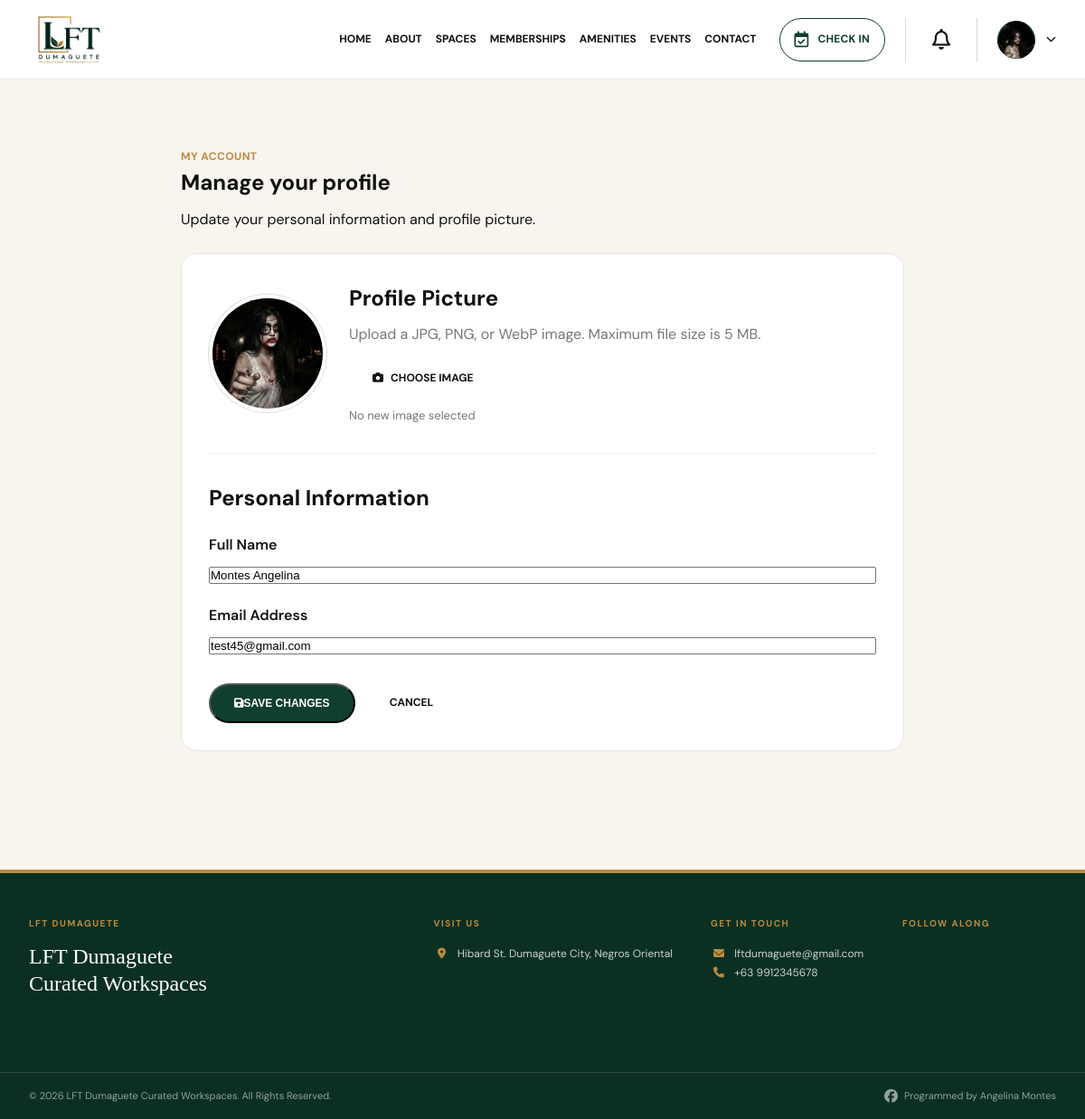
The page /Dashboard/account.php (signed in) on the database its author committed.
### tables this page shows
CREATE TABLE `users` (
  `id` int(10) UNSIGNED NOT NULL,
  `name` varchar(120) NOT NULL,
  `email` varchar(190) NOT NULL,
  `password_hash` varchar(255) NOT NULL,
  `role` enum('customer','staff','admin') NOT NULL DEFAULT 'customer',
  `phone` varchar(40) NOT NULL DEFAULT '',
  `created_at` timestamp NOT NULL DEFAULT current_timestamp(),
  `updated_at` timestamp NOT NULL DEFAULT current_timestamp() ON UPDATE current_timestamp(),
  `profile_image` varchar(255) DEFAULT NULL
);

CREATE TABLE `site_settings` (
  `id` tinyint(3) UNSIGNED NOT NULL,
  `website_name` varchar(160) NOT NULL DEFAULT 'LFT Dumaguete',
  `email` varchar(190) NOT NULL DEFAULT 'lftdumaguete@gmail.com',
  `phone` varchar(40) NOT NULL DEFAULT '+63 9912345678',
  `address` varchar(255) NOT NULL DEFAULT 'Hibard St. Dumaguete City, Negros Oriental',
  `facebook` varchar(255) NOT NULL DEFAULT '',
  `instagram` varchar(255) NOT NULL DEFAULT '',
  `updated_at` timestamp NOT NULL DEFAULT current_timestamp() ON UPDATE current_timestamp()
);

### Includes/db.php (called while the page is built, shortened)
<?php
function db(): PDO
{
    static $connection;
    if ($connection instanceof PDO) {
        return $connection;
    }
    $host = '127.0.0.1';
    $database = 'lft_dumaguete';
    $username = 'root';
    $password = '';
    $charset = 'utf8mb4';
    $dsn = "mysql:host={$host};dbname={$database};charset={$charset}";
    $connection = new PDO(
        $dsn,
        $username,
        $password,
        [
            PDO::ATTR_ERRMODE => PDO::ERRMODE_EXCEPTION,
            PDO::ATTR_DEFAULT_FETCH_MODE => PDO::FETCH_ASSOC,
            PDO::ATTR_EMULATE_PREPARES => false,
        ]
    );
    return $connection;
}
function currentUser(): ?array
{
    $statement = db()->prepare(
        'SELECT id, name, email, phone, role, profile_image, created_at
         FROM users
         WHERE id = ?'
    );
    $statement->execute([(int) $_SESSION['user_id']]);
    return $statement->fetch() ?: null;
}
function e(string|int|float|null $value): string
{
    return htmlspecialchars((string) $value, ENT_QUOTES, 'UTF-8');
}

### Dashboard/account.php (the view, shortened to what this page needs)
<?php
require '../Includes/db.php';
$user = requireUser();
$connection = db();
$statement = $connection->prepare(
    'SELECT *
     FROM users
     WHERE id = ?
     LIMIT 1'
);
$statement->execute([
    $user['id']
]);
$account = $statement->fetch(PDO::FETCH_ASSOC);
if (!empty($account['profile_image'])) {
    $profileImageUrl =
        '../assets/uploads/profiles/'
        . rawurlencode(
            basename(
                $account['profile_image']
            )
        );
} else {
    $profileImageUrl = '';
}
$currentPage = 'ACCOUNT';
require '../Includes/header.php';
?>
<main>
<section class="auth-section">
<div class="account-container">
    <div class="account-heading">
        <p class="section-label">
            MY ACCOUNT
        </p>
        <h1>
            Manage your profile
        </h1>
        <p>
            Update your personal information
            and profile picture.
        </p>
    </div>
    <form
        method="post"
        enctype="multipart/form-data"
        class="account-card"
    >
        <div class="profile-picture-section">
            <div
                class="profile-picture"
                id="profilePicture"
            >
                <?php if (
                    $profileImageUrl !== ''
                ): ?>
                    <img
                        src="<?= e($profileImageUrl) ?>"
                        alt="Profile picture"
                        id="profilePreview"
                    >
                <?php endif; ?>
            </div>
            <div class="profile-upload-info">
                <h2>
                    Profile Picture
                </h2>
                <p>
                    Upload a JPG, PNG, or WebP image.
                    Maximum file size is 5 MB.
                </p>
                <label
                    for="profile_image"
                    class="btn upload-button"
                >
                    <i class="fa-solid fa-camera"></i>
                    CHOOSE IMAGE
                </label>
                <span
                    class="selected-file"
                    id="selectedFile"
                >
                    No new image selected
                </span>
            </div>
        </div>
        <div class="account-form-section">
            <h2>
                Personal Information
            </h2>
            <div class="form-group">
                <label for="name">
                    Full Name
                </label>
                <input
                    id="name"
                    name="name"
                    type="text"
                    maxlength="100"
                    value="<?= e(
                        $account['name']
                    ) ?>"
                    required
                >
            </div>
            <div class="form-group">
                <label for="email">
                    Email Address
                </label>
                <input
                    id="email"
                    name="email"
                    type="email"
                    maxlength="255"
                    value="<?= e(
                        $account['email']
                    ) ?>"
                    required
                >
            </div>
        </div>
        <div class="account-actions">
            <button
                type="submit"
                class="btn btn-green"
            >
                <i class="fa-solid fa-floppy-disk"></i>
                SAVE CHANGES
            </button>
            <a
                href="index.php"
                class="btn"
            >
                CANCEL
            </a>
        </div>
    </form>
</div>
</section>
</main>
<?php
require '../Includes/footer.php';
?>

### Includes/header.php (shortened to what this page needs)
<?php
require_once __DIR__ . '/db.php';
$basePath = ($currentPage ?? 'HOME') === 'HOME'
    ? ''
    : '../';
$loggedInUser = currentUser();
$customerFirstName = '';
$customerInitial = '';
$customerProfileImage = '';
if (
    $loggedInUser
    && ($loggedInUser['role'] ?? '') === 'customer'
) {
    $nameParts = preg_split(
        '/\s+/',
        trim($loggedInUser['name'] ?? '')
    );
    $customerFirstName =
        $nameParts[0]
        ?? ($loggedInUser['name'] ?? 'Customer');
    $customerInitial =
        strtoupper(
            substr(
                $customerFirstName,
                0,
                1
            )
        );
    if (
        !empty(
            $loggedInUser['profile_image']
        )
    ) {
        $savedProfileImage =
            trim(
                $loggedInUser['profile_image']
            );
        if (
            str_starts_with(
                $savedProfileImage,
                'assets/'
            )
        ) {
            $customerProfileImage =
                $basePath
                . ltrim(
                    $savedProfileImage,
                    '/'
                );
        } else {
            $customerProfileImage =
                $basePath
                . 'assets/uploads/profiles/'
                . basename(
                    $savedProfileImage
                );
        }
    }
}
$assetVersion = '20260906-1';
?>
<!DOCTYPE html>
<html lang="en">
<head>
    <link
        rel="stylesheet"
        href="<?= $basePath ?>assets/css/style.css?v=<?= $assetVersion ?>"
    >
    <link
        rel="stylesheet"
        href="<?= $basePath ?>assets/css/portal.css?v=<?= $assetVersion ?>"
    >
    <link
        rel="stylesheet"
        href="https://cdnjs.cloudflare.com/ajax/libs/font-awesome/6.5.2/css/all.min.css"
    >
</head>
<body>
<header
    class="
        site-header
        <?= (
            $loggedInUser
            && ($loggedInUser['role'] ?? '') === 'customer'
        )
            ? 'customer-header'
            : ''
        ?>
    "
>
    <div class="container nav-container">
        <a
            href="<?= $basePath ?>index.php"
            class="logo"
        >
            <img
                src="<?= $basePath ?>assets/images/Logo.png"
                alt="LFT Dumaguete"
            >
        </a>
        <nav
            class="main-nav"
            id="mainNav"
        >
            <a
                href="<?= $basePath ?>index.php"
                class="<?= ($currentPage ?? '') === 'HOME'
                    ? 'active'
                    : ''
                ?>"
            >
                HOME
            </a>
            <a
                href="<?= $basePath ?>About/index.php"
                class="<?= ($currentPage ?? '') === 'ABOUT'
                    ? 'active'
                    : ''
                ?>"
            >
                ABOUT
            </a>
            <a
                href="<?= $basePath ?>Spaces/index.php"
                class="<?= ($currentPage ?? '') === 'SPACES'
                    ? 'active'
                    : ''
                ?>"
            >
                SPACES
            </a>
            <a
                href="<?= $basePath ?>Membership/index.php"
                class="<?= ($currentPage ?? '') === 'MEMBERSHIPS'
                    ? 'active'
                    : ''
                ?>"
            >
                MEMBERSHIPS
            </a>
            <a
                href="<?= $basePath ?>Amenities/index.php"
                class="<?= ($currentPage ?? '') === 'AMENITIES'
                    ? 'active'
                    : ''
                ?>"
            >
                AMENITIES
            </a>
            <a
                href="<?= $basePath ?>Events/index.php"
                class="<?= ($currentPage ?? '') === 'EVENTS'
                    ? 'active'
                    : ''
                ?>"
            >
                EVENTS
            </a>
            <a
                href="<?= $basePath ?>Contact/index.php"
                class="<?= ($currentPage ?? '') === 'CONTACT'
                    ? 'active'
                    : ''
                ?>"
            >
                CONTACT
            </a>
            <?php if ($loggedInUser): ?>
                <?php if (
                    ($loggedInUser['role'] ?? '') === 'customer'
                ): ?>
                    <div class="customer-header-actions">
                        <a
                            href="<?= $basePath ?>Booking/index.php?type=walk-in"
                            class="customer-checkin-button"
                        >
                            <i
                                class="fa-regular fa-calendar-check"
                                aria-hidden="true"
                            ></i>
                            <span>
                                CHECK IN
                            </span>
                        </a>
                        <details class="customer-notification-menu">
                            <summary
                                aria-label="Notifications"
                            >
                                <i
                                    class="fa-regular fa-bell"
                                    aria-hidden="true"
                                ></i>
                            </summary>
                        </details>
                        <details class="customer-account-menu">
                            <summary>
                                <span
                                    class="customer-avatar"
                                >
                                    <?php if (
                                        $customerProfileImage !== ''
                                    ): ?>
                                        <img
                                            src="<?= e(
                                                $customerProfileImage
                                            ) ?>"
                                            alt="<?= e(
                                                $customerFirstName
                                            ) ?>"
                                        >
                                    <?php else: ?>
                                        <?= e(
                                            $customerInitial
                                        ) ?>
                                    <?php endif; ?>
                                </span>
                                <i
                                    class="fa-solid fa-chevron-down account-chevron"
                                    aria-hidden="true"
                                ></i>
                            </summary>
                        </details>
                    </div>
                <?php endif; ?>
            <?php endif; ?>
        </nav>
    </div>
</header>

### Includes/footer.php (shortened to what this page needs)
<?php
require_once __DIR__ . '/db.php';
$footerSettings = db()->query('SELECT * FROM site_settings WHERE id = 1')->fetch() ?: [];
$footerName = $footerSettings['website_name'] ?? 'LFT Dumaguete';
$footerEmail = $footerSettings['email'] ?? 'lftdumaguete@gmail.com';
$footerPhone = $footerSettings['phone'] ?? '+63 9912345678';
$footerAddress = $footerSettings['address'] ?? 'Hibard St. Dumaguete City, Negros Oriental';
$phoneHref = preg_replace('/[^0-9+]/', '', $footerPhone);
?>
<footer class="site-footer">
    <div class="container footer-container">
        <div class="footer-brand">
            <p class="footer-eyebrow">LFT DUMAGUETE</p>
            <p class="footer-heading"><?= e($footerName) ?><br>Curated Workspaces</p>
        </div>
        <div class="footer-contact">
            <p class="footer-label">Visit us</p>
            <p class="footer-text"><i class="fa-solid fa-location-dot" aria-hidden="true"></i> <?= nl2br(e($footerAddress)) ?></p>
        </div>
        <div class="footer-contact">
            <p class="footer-label">Get in touch</p>
            <a class="footer-text" href="mailto:<?= e($footerEmail) ?>"><i class="fa-solid fa-envelope" aria-hidden="true"></i> <?= e($footerEmail) ?></a>
            <a class="footer-text" href="tel:<?= e($phoneHref) ?>"><i class="fa-solid fa-phone" aria-hidden="true"></i> <?= e($footerPhone) ?></a>
        </div>
        <div class="social-links">
            <p class="footer-label">Follow along</p>
        </div>
    </div>
    <div class="footer-bottom">
        <div class="container footer-copyright">
            © <?= date('Y') ?> <?= e($footerName) ?> Curated Workspaces. All Rights Reserved.
            <a class="programmer-link" href="https://www.facebook.com/angelina.montes.378" target="_blank" rel="noopener noreferrer">
                <i class="fa-brands fa-facebook"></i> Programmed by Angelina Montes
            </a>
        </div>
    </div>
</footer>
</body>
</html>

### rows shown on the page
users: profile_image (picture), name "Montes Angelina", email "test45@gmail.com"
site_settings: website_name "LFT Dumaguete", address "Hibard St. Dumaguete City, Negros Oriental", email "lftdumaguete@gmail.com", phone "+63 9912345678"
